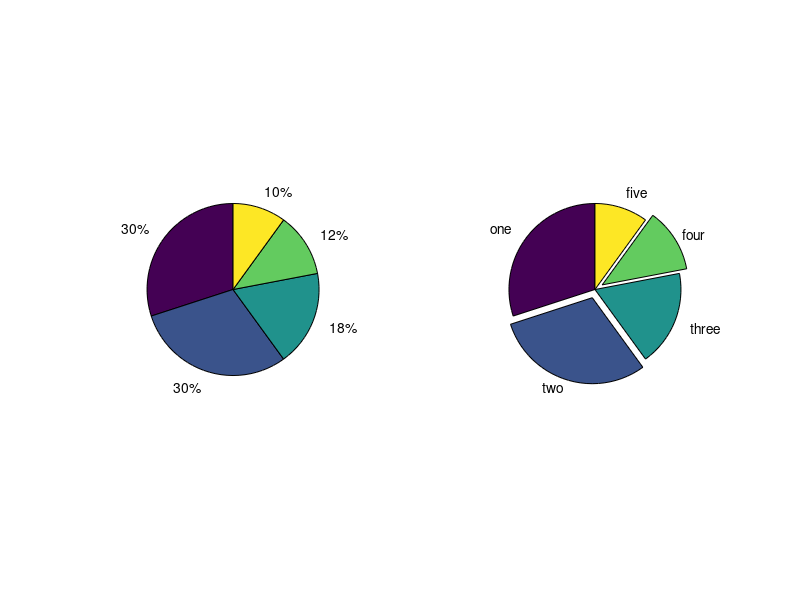
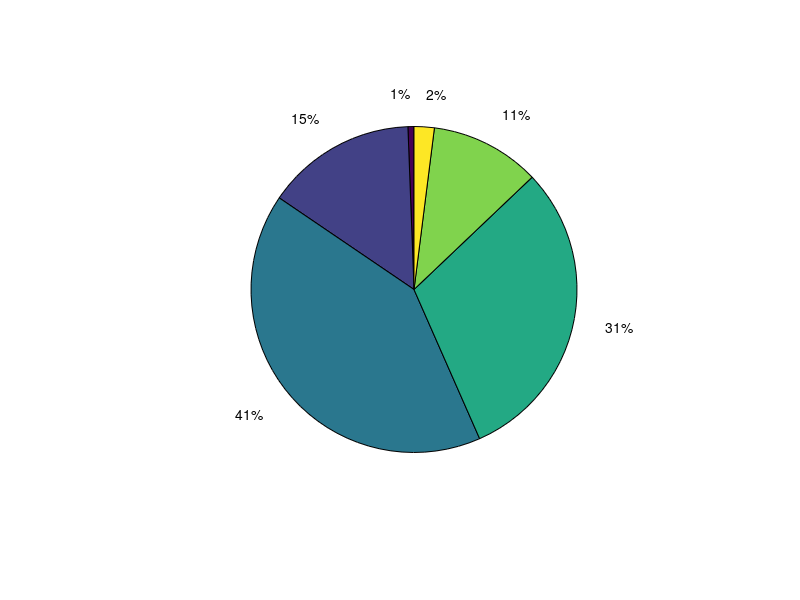

Source code (MATLAB) for these figures, in order:
%%
%   COURSE: Master statistics and machine learning: intuition, math, code										
%      URL: udemy.com/course/statsml_x/?couponCode=202509 
% 
%  SECTION: Visualizing data
%    VIDEO: Pie charts
% 
%  TEACHER: Mike X Cohen, sincxpress.com
%

%%

% a clear MATLAB workspace is a clear mental workspace
close all; clear; clc
pkg load statistics % load Octave stats package

%% create data for the plot

nbins = 5;
totalN = 100;

rawdata = ceil(logspace(log10(1/2),log10(nbins-.01),totalN));

% prepare data for pie chart
uniquenums = unique(rawdata);
data4pie = zeros(length(uniquenums),1);

for i=1:length(uniquenums)
    data4pie(i) = sum(rawdata==uniquenums(i));
end

%% show the pie chart

figure(1), clf

subplot(121)
pie(data4pie)

subplot(122)
pie(data4pie',[0 30 0 1 0],{'one','two','three','four','five'})

%% for continuous data

% generate log-normal distribution
data = exp( randn(1000,1)/10 );


figure(2), clf

% generate bins using histogram
histbins = hist(data,6);

% and show that as a pie chart
pie(histbins)

%% done.
